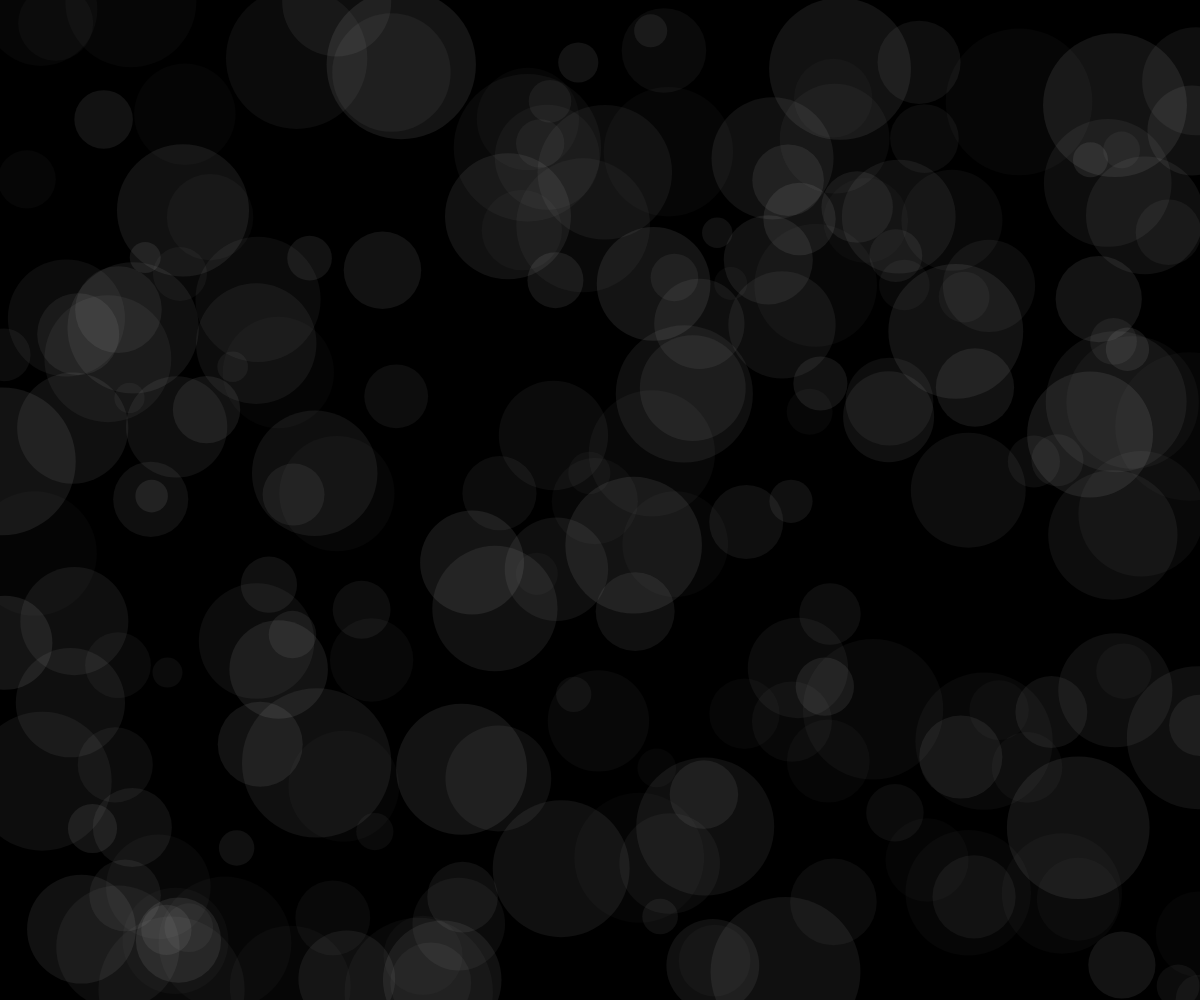
Frame 1 (no input)
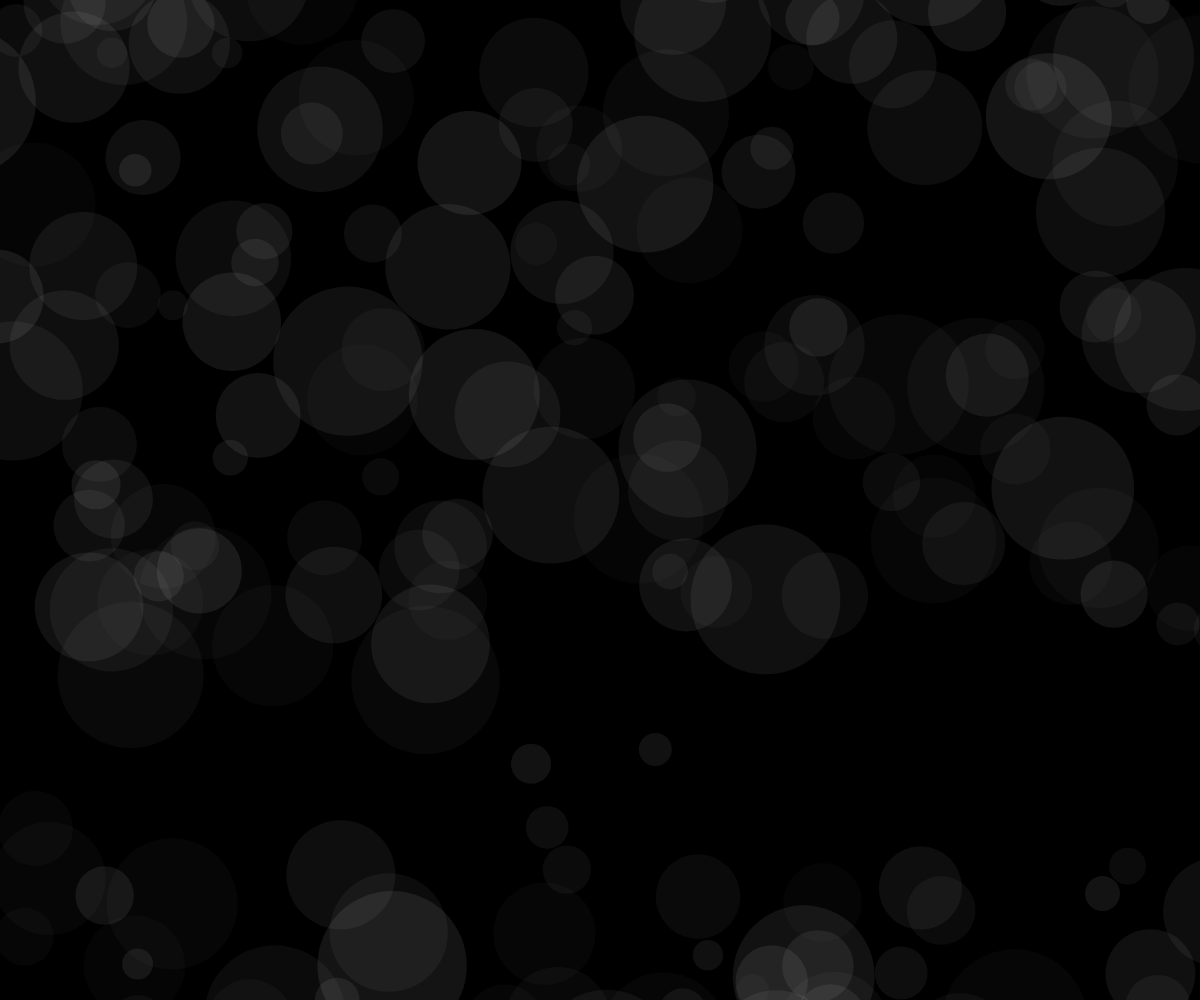
Frame 60 (no input)
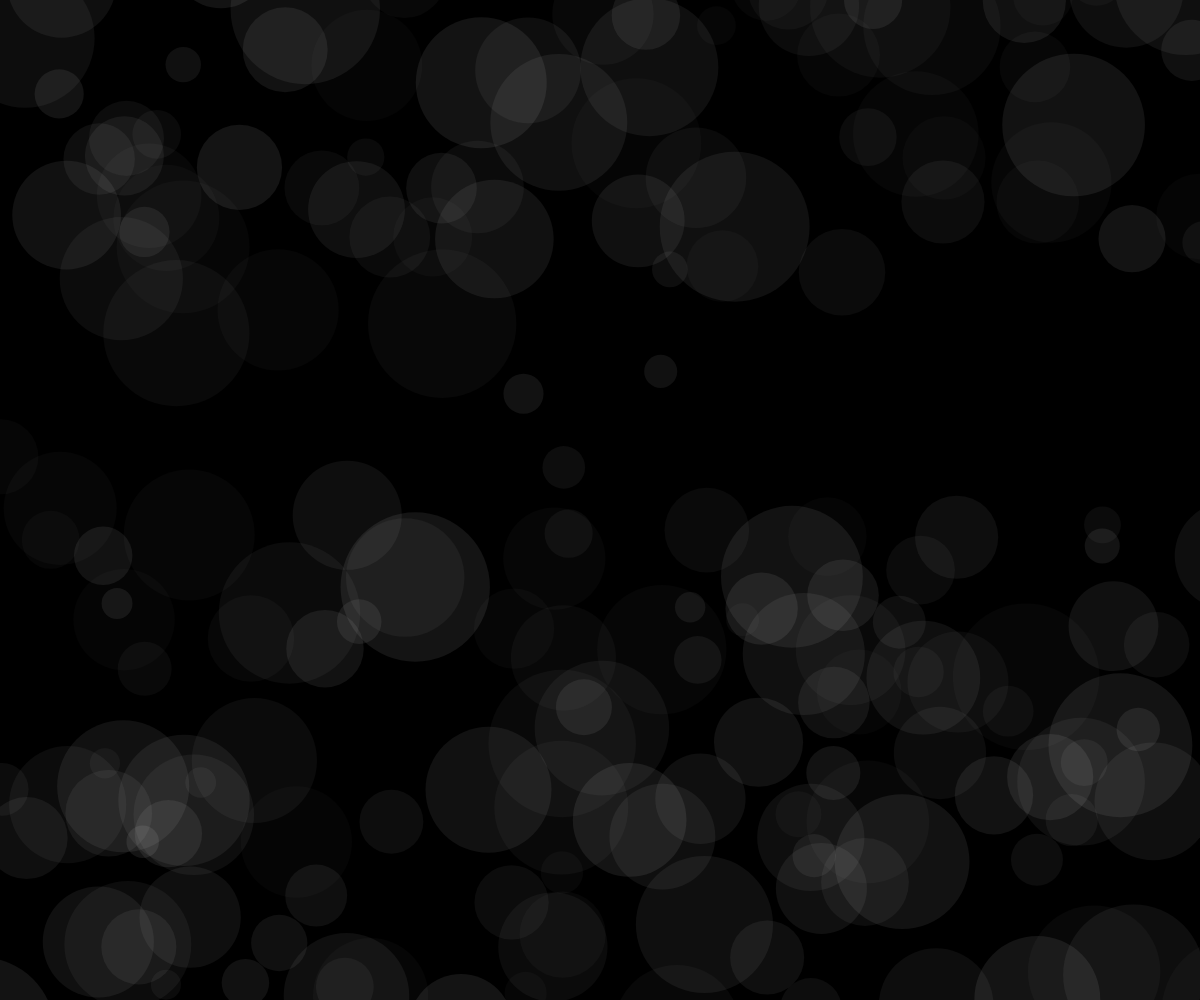
Frame 120 (the mouse pressed at the canvas centre since frame 60)

The p5.js sketch that drew these frames (run headless with seeded random() and noise() and a simulated clock; from frame 60 on, the mouse is pressed at the canvas centre):

// p5.js sketch
// ── sketch.js
let smoke = [];

function setup() {
    createCanvas(windowWidth, windowHeight);
    for (let i = 0; i < 200; i++) {
        smoke.push(new Smoke());
    }
}

function draw() {
    background(0);
    for (let s of smoke) {
        s.render();
        s.update();
    }
}

// ── Smoke.js
class Smoke {
    constructor() {
        this.pos = createVector(random(width), random(height));
        this.al = random(5, 20);
        this.r = random(30, 150);
    }

    update() {
        this.pos.x += random(-5, 5);
        this.pos.y += random(-11, -1);
        if (this.pos.y <= -this.r) {
            this.pos.y = height + this.r;
        }
    }

    render() {
        noStroke();
        fill(255, this.al);
        ellipse(this.pos.x, this.pos.y, this.r);
    }
}
